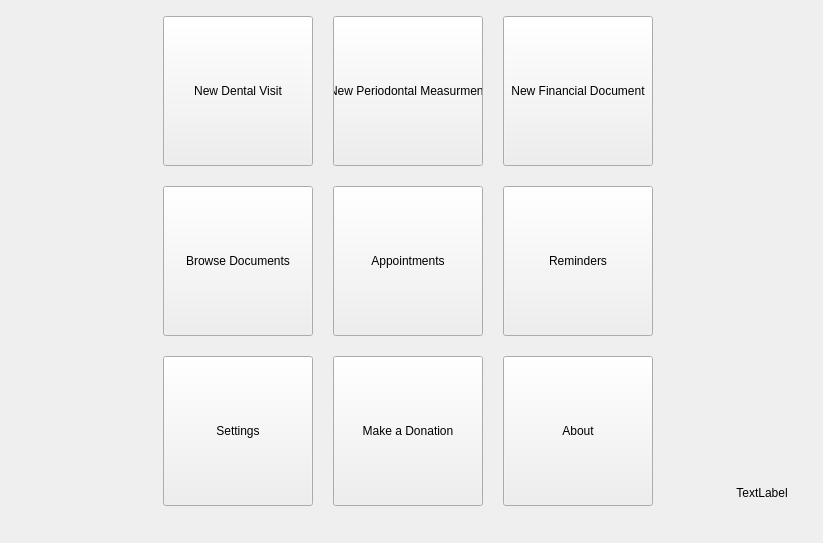
<?xml version="1.0" encoding="UTF-8"?>
<ui version="4.0">
 <class>WelcomeWidgetClass</class>
 <widget class="QWidget" name="WelcomeWidgetClass">
  <property name="geometry">
   <rect>
    <x>0</x>
    <y>0</y>
    <width>823</width>
    <height>543</height>
   </rect>
  </property>
  <property name="windowTitle">
   <string>WelcomeWidget</string>
  </property>
  <layout class="QHBoxLayout" name="horizontalLayout">
   <property name="topMargin">
    <number>0</number>
   </property>
   <property name="bottomMargin">
    <number>0</number>
   </property>
   <item>
    <spacer name="horizontalSpacer_3">
     <property name="orientation">
      <enum>Qt::Orientation::Horizontal</enum>
     </property>
     <property name="sizeType">
      <enum>QSizePolicy::Policy::Fixed</enum>
     </property>
     <property name="sizeHint" stdset="0">
      <size>
       <width>100</width>
       <height>20</height>
      </size>
     </property>
    </spacer>
   </item>
   <item>
    <spacer name="horizontalSpacer">
     <property name="orientation">
      <enum>Qt::Orientation::Horizontal</enum>
     </property>
     <property name="sizeHint" stdset="0">
      <size>
       <width>2</width>
       <height>20</height>
      </size>
     </property>
    </spacer>
   </item>
   <item>
    <layout class="QVBoxLayout" name="verticalLayout_2">
     <item>
      <spacer name="verticalSpacer">
       <property name="orientation">
        <enum>Qt::Orientation::Vertical</enum>
       </property>
       <property name="sizeType">
        <enum>QSizePolicy::Policy::Expanding</enum>
       </property>
       <property name="sizeHint" stdset="0">
        <size>
         <width>20</width>
         <height>40</height>
        </size>
       </property>
      </spacer>
     </item>
     <item>
      <widget class="QFrame" name="frame">
       <property name="minimumSize">
        <size>
         <width>511</width>
         <height>511</height>
        </size>
       </property>
       <property name="maximumSize">
        <size>
         <width>511</width>
         <height>511</height>
        </size>
       </property>
       <property name="frameShape">
        <enum>QFrame::Shape::NoFrame</enum>
       </property>
       <property name="frameShadow">
        <enum>QFrame::Shadow::Raised</enum>
       </property>
       <widget class="ShortcutTile" name="ambButton">
        <property name="geometry">
         <rect>
          <x>10</x>
          <y>0</y>
          <width>150</width>
          <height>150</height>
         </rect>
        </property>
        <property name="sizePolicy">
         <sizepolicy hsizetype="Fixed" vsizetype="Fixed">
          <horstretch>0</horstretch>
          <verstretch>0</verstretch>
         </sizepolicy>
        </property>
        <property name="minimumSize">
         <size>
          <width>150</width>
          <height>150</height>
         </size>
        </property>
        <property name="maximumSize">
         <size>
          <width>150</width>
          <height>150</height>
         </size>
        </property>
        <property name="mouseTracking">
         <bool>true</bool>
        </property>
        <property name="text">
         <string>New Dental Visit</string>
        </property>
       </widget>
       <widget class="ShortcutTile" name="invoiceButton">
        <property name="geometry">
         <rect>
          <x>350</x>
          <y>0</y>
          <width>150</width>
          <height>150</height>
         </rect>
        </property>
        <property name="sizePolicy">
         <sizepolicy hsizetype="Fixed" vsizetype="Fixed">
          <horstretch>0</horstretch>
          <verstretch>0</verstretch>
         </sizepolicy>
        </property>
        <property name="minimumSize">
         <size>
          <width>150</width>
          <height>150</height>
         </size>
        </property>
        <property name="maximumSize">
         <size>
          <width>150</width>
          <height>150</height>
         </size>
        </property>
        <property name="mouseTracking">
         <bool>true</bool>
        </property>
        <property name="text">
         <string>New Financial Document</string>
        </property>
       </widget>
       <widget class="ShortcutTile" name="calendar">
        <property name="geometry">
         <rect>
          <x>180</x>
          <y>170</y>
          <width>150</width>
          <height>150</height>
         </rect>
        </property>
        <property name="sizePolicy">
         <sizepolicy hsizetype="Fixed" vsizetype="Fixed">
          <horstretch>0</horstretch>
          <verstretch>0</verstretch>
         </sizepolicy>
        </property>
        <property name="minimumSize">
         <size>
          <width>150</width>
          <height>150</height>
         </size>
        </property>
        <property name="maximumSize">
         <size>
          <width>150</width>
          <height>150</height>
         </size>
        </property>
        <property name="mouseTracking">
         <bool>true</bool>
        </property>
        <property name="text">
         <string>Appointments</string>
        </property>
       </widget>
       <widget class="ShortcutTile" name="perioButton">
        <property name="geometry">
         <rect>
          <x>180</x>
          <y>0</y>
          <width>150</width>
          <height>150</height>
         </rect>
        </property>
        <property name="sizePolicy">
         <sizepolicy hsizetype="Fixed" vsizetype="Fixed">
          <horstretch>0</horstretch>
          <verstretch>0</verstretch>
         </sizepolicy>
        </property>
        <property name="minimumSize">
         <size>
          <width>150</width>
          <height>150</height>
         </size>
        </property>
        <property name="maximumSize">
         <size>
          <width>150</width>
          <height>150</height>
         </size>
        </property>
        <property name="mouseTracking">
         <bool>true</bool>
        </property>
        <property name="toolTip">
         <string>New Periodontal measurment</string>
        </property>
        <property name="text">
         <string>New Periodontal Measurment</string>
        </property>
       </widget>
       <widget class="ShortcutTile" name="browser">
        <property name="geometry">
         <rect>
          <x>10</x>
          <y>170</y>
          <width>150</width>
          <height>150</height>
         </rect>
        </property>
        <property name="sizePolicy">
         <sizepolicy hsizetype="Fixed" vsizetype="Fixed">
          <horstretch>0</horstretch>
          <verstretch>0</verstretch>
         </sizepolicy>
        </property>
        <property name="minimumSize">
         <size>
          <width>150</width>
          <height>150</height>
         </size>
        </property>
        <property name="maximumSize">
         <size>
          <width>150</width>
          <height>150</height>
         </size>
        </property>
        <property name="mouseTracking">
         <bool>true</bool>
        </property>
        <property name="text">
         <string>Browse Documents</string>
        </property>
       </widget>
       <widget class="ShortcutTile" name="settingsButton">
        <property name="geometry">
         <rect>
          <x>10</x>
          <y>340</y>
          <width>150</width>
          <height>150</height>
         </rect>
        </property>
        <property name="sizePolicy">
         <sizepolicy hsizetype="Fixed" vsizetype="Fixed">
          <horstretch>0</horstretch>
          <verstretch>0</verstretch>
         </sizepolicy>
        </property>
        <property name="minimumSize">
         <size>
          <width>150</width>
          <height>150</height>
         </size>
        </property>
        <property name="maximumSize">
         <size>
          <width>150</width>
          <height>150</height>
         </size>
        </property>
        <property name="mouseTracking">
         <bool>true</bool>
        </property>
        <property name="text">
         <string>Settings</string>
        </property>
       </widget>
       <widget class="ShortcutTile" name="aboutButton">
        <property name="geometry">
         <rect>
          <x>350</x>
          <y>340</y>
          <width>150</width>
          <height>150</height>
         </rect>
        </property>
        <property name="sizePolicy">
         <sizepolicy hsizetype="Fixed" vsizetype="Fixed">
          <horstretch>0</horstretch>
          <verstretch>0</verstretch>
         </sizepolicy>
        </property>
        <property name="minimumSize">
         <size>
          <width>150</width>
          <height>150</height>
         </size>
        </property>
        <property name="maximumSize">
         <size>
          <width>150</width>
          <height>150</height>
         </size>
        </property>
        <property name="mouseTracking">
         <bool>true</bool>
        </property>
        <property name="toolTip">
         <string>About</string>
        </property>
        <property name="text">
         <string>About</string>
        </property>
       </widget>
       <widget class="ShortcutTile" name="donateButton">
        <property name="geometry">
         <rect>
          <x>180</x>
          <y>340</y>
          <width>150</width>
          <height>150</height>
         </rect>
        </property>
        <property name="sizePolicy">
         <sizepolicy hsizetype="Fixed" vsizetype="Fixed">
          <horstretch>0</horstretch>
          <verstretch>0</verstretch>
         </sizepolicy>
        </property>
        <property name="minimumSize">
         <size>
          <width>150</width>
          <height>150</height>
         </size>
        </property>
        <property name="maximumSize">
         <size>
          <width>150</width>
          <height>150</height>
         </size>
        </property>
        <property name="mouseTracking">
         <bool>true</bool>
        </property>
        <property name="text">
         <string>Make a Donation</string>
        </property>
       </widget>
       <widget class="ShortcutTile" name="notifButton">
        <property name="geometry">
         <rect>
          <x>350</x>
          <y>170</y>
          <width>150</width>
          <height>150</height>
         </rect>
        </property>
        <property name="sizePolicy">
         <sizepolicy hsizetype="Fixed" vsizetype="Fixed">
          <horstretch>0</horstretch>
          <verstretch>0</verstretch>
         </sizepolicy>
        </property>
        <property name="minimumSize">
         <size>
          <width>150</width>
          <height>150</height>
         </size>
        </property>
        <property name="maximumSize">
         <size>
          <width>150</width>
          <height>150</height>
         </size>
        </property>
        <property name="mouseTracking">
         <bool>true</bool>
        </property>
        <property name="text">
         <string>Reminders</string>
        </property>
       </widget>
      </widget>
     </item>
     <item>
      <spacer name="verticalSpacer_3">
       <property name="orientation">
        <enum>Qt::Orientation::Vertical</enum>
       </property>
       <property name="sizeHint" stdset="0">
        <size>
         <width>20</width>
         <height>40</height>
        </size>
       </property>
      </spacer>
     </item>
    </layout>
   </item>
   <item>
    <spacer name="horizontalSpacer_2">
     <property name="orientation">
      <enum>Qt::Orientation::Horizontal</enum>
     </property>
     <property name="sizeHint" stdset="0">
      <size>
       <width>2</width>
       <height>20</height>
      </size>
     </property>
    </spacer>
   </item>
   <item>
    <layout class="QVBoxLayout" name="verticalLayout">
     <item>
      <spacer name="verticalSpacer_2">
       <property name="orientation">
        <enum>Qt::Orientation::Vertical</enum>
       </property>
       <property name="sizeType">
        <enum>QSizePolicy::Policy::Expanding</enum>
       </property>
       <property name="sizeHint" stdset="0">
        <size>
         <width>20</width>
         <height>40</height>
        </size>
       </property>
      </spacer>
     </item>
     <item>
      <widget class="PixmapLabel" name="cornerLabel">
       <property name="minimumSize">
        <size>
         <width>100</width>
         <height>100</height>
        </size>
       </property>
       <property name="maximumSize">
        <size>
         <width>100</width>
         <height>100</height>
        </size>
       </property>
       <property name="text">
        <string>TextLabel</string>
       </property>
       <property name="alignment">
        <set>Qt::AlignmentFlag::AlignCenter</set>
       </property>
      </widget>
     </item>
    </layout>
   </item>
  </layout>
 </widget>
 <layoutdefault spacing="6" margin="11"/>
 <customwidgets>
  <customwidget>
   <class>PixmapLabel</class>
   <extends>QLabel</extends>
   <header>View/uiComponents/PixmapLabel.h</header>
  </customwidget>
  <customwidget>
   <class>ShortcutTile</class>
   <extends>QPushButton</extends>
   <header>View/uiComponents/ShortcutTile.h</header>
  </customwidget>
 </customwidgets>
 <resources/>
 <connections/>
</ui>
